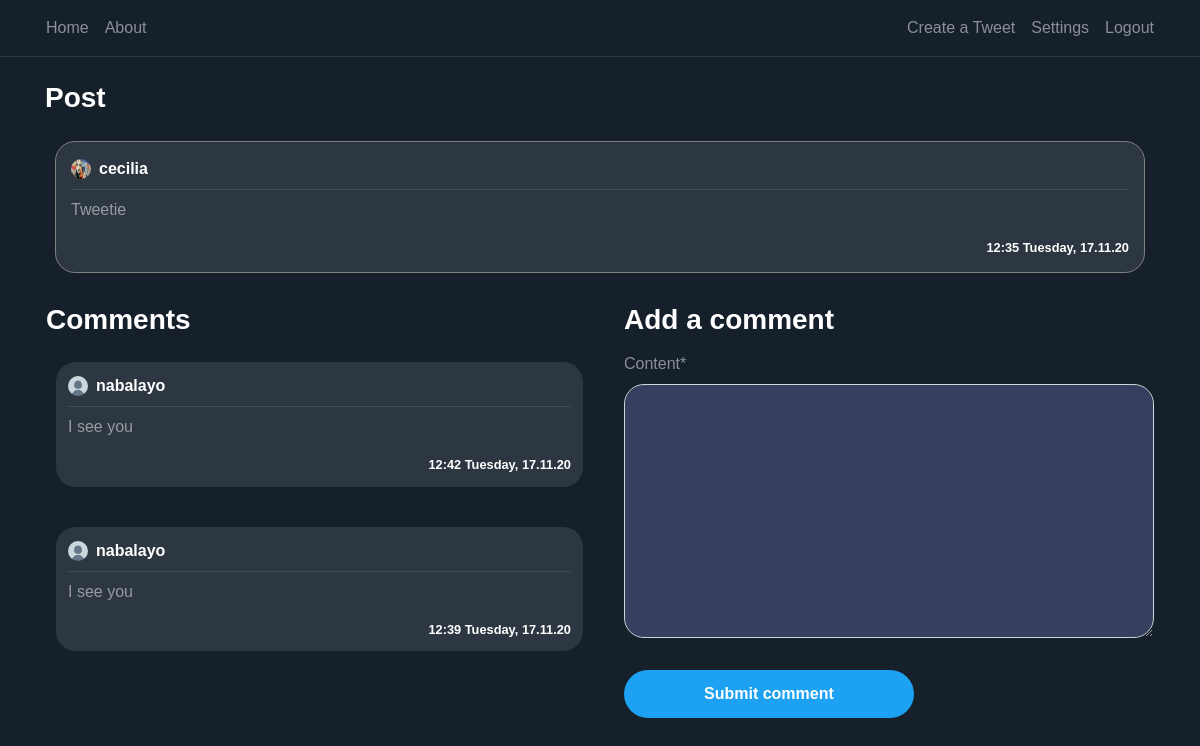
The app's page /post/2/ (signed in) with its own data.
### blog/models.py (models this page shows, shortened)
class Post(models.Model):
    content = models.TextField(max_length=1000)
    date_posted = models.DateTimeField(default=timezone.now)
    author = models.ForeignKey(User, on_delete=models.CASCADE)
    likes= models.IntegerField(default=0)
    dislikes= models.IntegerField(default=0)

class Comment(models.Model):
    content = models.TextField(max_length=150)
    date_posted = models.DateTimeField(default=timezone.now)
    author = models.ForeignKey(User, on_delete=models.CASCADE)
    post_connected = models.ForeignKey(Post, on_delete=models.CASCADE)

### users/models.py (models this page shows, shortened)
class Profile(models.Model):
    user = models.OneToOneField(User, on_delete=models.CASCADE)
    image = models.ImageField(default='default.png', upload_to='profile_pics')

### blog/views.py (the view)
# urls.py: path('post/<int:pk>/', PostDetailView.as_view(), name='post-detail'),
class PostDetailView(DetailView):
    model = Post
    template_name = 'blog/post_detail.html'
    context_object_name = 'post'
    def get_context_data(self, **kwargs):
        data = super().get_context_data(**kwargs)
        comments_connected = Comment.objects.filter(post_connected=self.get_object()).order_by('-date_posted')
        data['comments'] = comments_connected
        data['form'] = NewCommentForm(instance=self.request.user)
        return data
    def post(self, request, *args, **kwargs):
        new_comment = Comment(content=request.POST.get('content'),
                              author=self.request.user,
                              post_connected=self.get_object())
        new_comment.save()
        return self.get(self, request, *args, **kwargs)

### blog/forms.py
class NewCommentForm(forms.ModelForm):
    class Meta:
        model = Comment
        fields = ['content']

### blog/templates/blog/post_detail.html (shortened to what this page needs)
{% extends "blog/base.html" %}
{% load crispy_forms_tags %}
{% block content %}
<div class="container">
    <h3 class="white-important mb-3">
        Post
    </h3>
   <article class="media content-section">
        <div style="width: 100%; word-break: break-all;" class="hovered-tweet-comment">
            <div class="pb-2 row m-0 " style="width: 100%; margin-right: 0 !important;">
               <div
                       style="padding-left: 0px !important;"
                       class="col-8 no-padding d-flex align-items-center">
                   <img
                       class="rounded-circle mr-2"
                       style="width: 20px; height: 20px;"
                       src="{{ post.author.profile.image.url }}">
                   <a class="mr-2 white-important" href="{% url 'user-posts' post.author %}">
                       {{ post.author }}
                   </a>
               </div>
               <div class="col-4 d-flex flex-row-reverse no-padding align-items-center"
                    style="padding-right: 0 !important;">
               </div>
           </div>
            <div
                    class="mb-2 "
                    style="width: 100%; height: 1px; background-color: rgba(255, 255, 255, 0.1)"></div>
            <a style="color: rgba(255, 255, 255, 0.5) !important;">
                <p>
                    {{ post.content }}
                </p>
                <small
                    class="white-important d-flex full-width flex-row-reverse">
                    {{ post.date_posted | date:"H:i l, d.m.y" }}
                </small>
            </a>
        </div>
   </article>
    <div class="row pl-3">
        <div class="col-12 col-md-6 pl-0">
         <h3 class="white-important mb-3">
             Comments
         </h3>
        {% for comment in comments %}
            <article class="media content-section">
                <div style="width: 100%; word-break: break-all;" class="hovered-tweet-comment-in">
                <div class="pb-2 row m-0" style="width: 100%; margin-right: 0 !important;">
                   <div
                           style="padding-left: 0px !important;"
                           class="col-8 no-padding d-flex align-items-center">
                       <img
                           class="rounded-circle mr-2"
                           style="width: 20px; height: 20px;"
                           src="{{ comment.author.profile.image.url }}">
                       <a class="mr-2 white-important" href="{% url 'user-posts' comment.author.username %}">
                           {{ comment.author }}
                       </a>
                   </div>
               </div>
                <div
                        class="mb-2"
                        style="width: 100%; height: 1px; background-color: rgba(255, 255, 255, 0.1)"></div>
                <a style="color: rgba(255, 255, 255, 0.5) !important;">
                    <p>
                        {{ comment.content }}
                    </p>
                    <small
                        class="white-important d-flex full-width flex-row-reverse">
                        {{ comment.date_posted | date:"H:i l, d.m.y" }}
                    </small>
                </a>
            </div>
            </article>
        {% endfor %}
        </div>
        {% if user is not None %}
            <div class="col-12 col-md-6 pl-0 pl-md-3 pr-3">
                <h3 class="white-important mb-3">
                    Add a comment
                </h3>
                <form method="POST">
                    <fieldset class="form-group">
                        {{ form | crispy }}
                    </fieldset>
                    <div class="form-group">
                        <button class="btn btn-outline-primary" type="submit">Submit comment</button>
                    </div>
                </form>
            </div>
        {% endif %}
    </div>
  </div>
{% endblock content %}

### blog/static/blog/main.css (style rules this page uses)
:root { --muted-color: rgba(255, 255, 255, 0.5); }
body { background: #15202b; color: var(--muted-color); margin-top: 5rem; }
h1, h2, h3, h4, h5, h6 { color: var(--muted-color); }
.content-section { padding: 10px 10px; margin-bottom: 20px; }
.no-padding { padding: 0 !important; }
a { color: white; text-underline: none; text-decoration: none !important; }
article { border-radius: 4px; }
.white-important { color: white; font-weight: bold; }
.full-width { width: 100% }
.btn-outline-primary { border-color: white; color: white !important; padding: 12px 80px 12px 80px; font-weight: bold; background-color: #1da1f2; border:0; border-radius: 25px; }
.form-control { background-color: #36405e !important; color: var(--muted-color) !important; box-shadow: 0 0 0 0 !important; border-radius: 20px !important; }
.hovered-tweet-comment { background-color: #2d3741 !important; padding:15px; border-radius: 20px; border:1px solid grey; }
.hovered-tweet-comment-in { background-color: #2d3741 !important; padding:12px; border-radius: 20px; }

### blog/static/blog/style.css (style rules this page uses)
body { font-family: Arial, Helvetica, sans-serif; height: 100vh; margin: 0; padding: 0; }

### records on screen
Post: author.profile.image (picture), author "cecilia", content "Tweetie", date_posted "12:35 Tuesday, 17.11.20"
Comment: author.profile.image (placeholder picture), author "nabalayo", content "I see you", date_posted "12:42 Tuesday, 17.11.20"
Comment: author.profile.image (placeholder picture), author "nabalayo", content "I see you", date_posted "12:39 Tuesday, 17.11.20"
